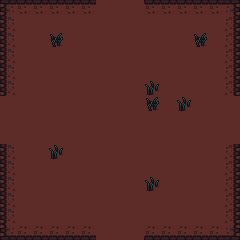

This is a level from a 2D game, rendered from its Tiled map with the project's own tilesets. A one-line summary and the map file follow, with tile-layer data summarised:
An orthogonal 15x15 tile map with 16x16 px tiles, 3 tile layers (Floor, Wall, ForeGroud) and 101 objects (WaveUpLeft, WaveUpRight, WaveBottomLeft, WaveBottomRight, WaveBoss, ...).

<map version="1.4" tiledversion="1.4.1" orientation="orthogonal" renderorder="left-up" compressionlevel="1" width="15" height="15" tilewidth="16" tileheight="16" infinite="0" nextlayerid="22" nextobjectid="226">
 <editorsettings>
  <export target="../DemoTile..tmx" format="tmx" />
 </editorsettings>
 <properties>
  <property name="unity:tag" value="Block" />
 </properties>
 <tileset firstgid="1" source="Dungeon Tileset.tsx" />
 <layer id="1" name="Floor" width="15" height="15">
  <properties>
   <property name="unity:layer" value="BackGround" />
  </properties>
  <data>[225 cells, 225 non-empty, 3 distinct tile ids]</data>
 </layer>
 <layer id="3" name="Wall" width="15" height="15">
  <properties>
   <property name="unity:layer" value="Wall" />
  </properties>
  <data>[225 cells, 56 non-empty, 9 distinct tile ids]</data>
 </layer>
 <objectgroup id="2" name="ItemBackGroud" offsetx="0" offsety="32">
  <properties>
   <property name="unity:SortingLayer" value="BackGround" />
  </properties>
  <object id="11" name="WaveUpLeft" x="32" y="16">
   <properties>
    <property name="unity:Tag" value="WavePoint" />
    <property name="unity:layer" value="Item" />
   </properties>
   <point />
  </object>
  <object id="12" name="WaveUpRight" x="208" y="16">
   <properties>
    <property name="unity:Tag" value="WavePoint" />
    <property name="unity:layer" value="Item" />
   </properties>
   <point />
  </object>
  <object id="13" name="WaveBottomLeft" x="64" y="192">
   <properties>
    <property name="unity:Tag" value="WavePoint" />
    <property name="unity:layer" value="Item" />
   </properties>
   <point />
  </object>
  <object id="14" name="WaveBottomRight" x="192" y="192">
   <properties>
    <property name="unity:Tag" value="WavePoint" />
    <property name="unity:layer" value="Item" />
   </properties>
   <point />
  </object>
  <object id="15" name="WaveBoss" x="128" y="0">
   <properties>
    <property name="unity:Tag" value="WavePoint" />
    <property name="unity:layer" value="Item" />
   </properties>
   <point />
  </object>
  <object id="125" name="MidLeft" x="32" y="144">
   <properties>
    <property name="unity:Tag" value="WavePoint" />
    <property name="unity:layer" value="Item" />
   </properties>
   <point />
  </object>
  <object id="126" name="MidRight" x="208" y="128">
   <properties>
    <property name="unity:Tag" value="WavePoint" />
    <property name="unity:layer" value="Item" />
   </properties>
   <point />
  </object>
 </objectgroup>
 <objectgroup id="21" name="Bostacle">
  <object id="142" gid="223" x="48" y="64" width="16" height="16">
   <properties>
    <property name="ObstacleName" value="Obstacle" />
   </properties>
  </object>
  <object id="143" gid="223" x="64" y="64" width="16" height="16">
   <properties>
    <property name="ObstacleName" value="Obstacle" />
   </properties>
  </object>
  <object id="144" gid="223" x="80" y="64" width="16" height="16">
   <properties>
    <property name="ObstacleName" value="Obstacle" />
   </properties>
  </object>
  <object id="145" gid="223" x="96" y="64" width="16" height="16">
   <properties>
    <property name="ObstacleName" value="Obstacle" />
   </properties>
  </object>
  <object id="146" gid="223" x="112" y="64" width="16" height="16">
   <properties>
    <property name="ObstacleName" value="Obstacle" />
   </properties>
  </object>
  <object id="147" gid="223" x="128" y="64" width="16" height="16">
   <properties>
    <property name="ObstacleName" value="Obstacle" />
   </properties>
  </object>
  <object id="148" gid="223" x="144" y="64" width="16" height="16">
   <properties>
    <property name="ObstacleName" value="Obstacle" />
   </properties>
  </object>
  <object id="149" gid="223" x="160" y="64" width="16" height="16">
   <properties>
    <property name="ObstacleName" value="Obstacle" />
   </properties>
  </object>
  <object id="150" gid="223" x="176" y="64" width="16" height="16">
   <properties>
    <property name="ObstacleName" value="Obstacle" />
   </properties>
  </object>
  <object id="151" gid="223" x="64" y="80" width="16" height="16">
   <properties>
    <property name="ObstacleName" value="Obstacle" />
   </properties>
  </object>
  <object id="152" gid="223" x="48" y="80" width="16" height="16">
   <properties>
    <property name="ObstacleName" value="Obstacle" />
   </properties>
  </object>
  <object id="153" gid="223" x="80" y="80" width="16" height="16">
   <properties>
    <property name="ObstacleName" value="Obstacle" />
   </properties>
  </object>
  <object id="154" gid="223" x="96" y="80" width="16" height="16">
   <properties>
    <property name="ObstacleName" value="Obstacle" />
   </properties>
  </object>
  <object id="155" gid="223" x="112" y="80" width="16" height="16">
   <properties>
    <property name="ObstacleName" value="Obstacle" />
   </properties>
  </object>
  <object id="156" gid="223" x="128" y="80" width="16" height="16">
   <properties>
    <property name="ObstacleName" value="Obstacle" />
   </properties>
  </object>
  <object id="157" gid="223" x="144" y="80" width="16" height="16">
   <properties>
    <property name="ObstacleName" value="Obstacle" />
   </properties>
  </object>
  <object id="158" gid="223" x="160" y="80" width="16" height="16">
   <properties>
    <property name="ObstacleName" value="Obstacle" />
   </properties>
  </object>
  <object id="159" gid="223" x="176" y="80" width="16" height="16">
   <properties>
    <property name="ObstacleName" value="Obstacle" />
   </properties>
  </object>
  <object id="160" gid="223" x="48" y="96" width="16" height="16">
   <properties>
    <property name="ObstacleName" value="Obstacle" />
   </properties>
  </object>
  <object id="161" gid="223" x="64" y="96" width="16" height="16">
   <properties>
    <property name="ObstacleName" value="Obstacle" />
   </properties>
  </object>
  <object id="162" gid="223" x="80" y="96" width="16" height="16">
   <properties>
    <property name="ObstacleName" value="Obstacle" />
   </properties>
  </object>
  <object id="163" gid="223" x="112" y="96" width="16" height="16">
   <properties>
    <property name="ObstacleName" value="Obstacle" />
   </properties>
  </object>
  </objectgroup>
 <group id="9" name="出入口">
  <objectgroup id="7" name="LeftWall">
   <properties>
    <property name="channel" value="Left" />
    <property name="unity:Tag" value="ChannelWall" />
    <property name="unity:layer" value="Wall" />
   </properties>
   <!-- 3 objects omitted --></objectgroup>
  <objectgroup id="10" name="BottomWall">
   <properties>
    <property name="channel" value="Down" />
    <property name="unity:Tag" value="ChannelWall" />
    <property name="unity:layer" value="Wall" />
   </properties>
   <!-- 3 objects omitted --></objectgroup>
  <objectgroup id="13" name="RightWall">
   <properties>
    <property name="channel" value="Right" />
    <property name="unity:Tag" value="ChannelWall" />
    <property name="unity:layer" value="Wall" />
   </properties>
   <!-- 3 objects omitted --></objectgroup>
  <objectgroup id="12" name="TopWall">
   <properties>
    <property name="channel" value="Top" />
    <property name="unity:Tag" value="ChannelWall" />
    <property name="unity:layer" value="Wall" />
   </properties>
   <!-- 3 objects omitted --></objectgroup>
 </group>
 <objectgroup id="5" name="ItemForeGroud">
  <properties>
   <property name="unity:SortingLayer" value="ForeGround" />
  </properties>
 </objectgroup>
 <layer id="4" name="ForeGroud" width="15" height="15">
  <properties>
   <property name="unity:SortingLayer" value="ForeGround" />
  </properties>
  <data>[225 cells, 0 non-empty, 0 distinct tile ids]</data>
 </layer>
</map>
<!-- 72 of 101 objects omitted -->
